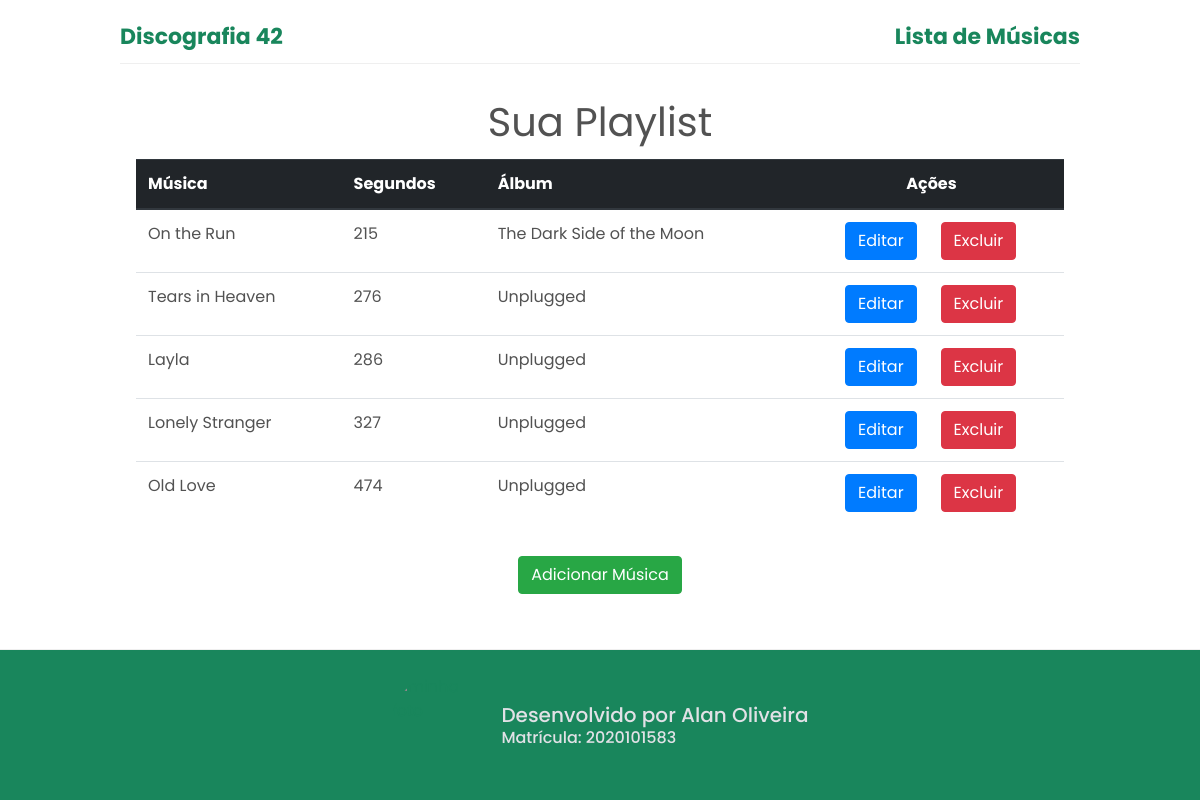
/disco/musica-list/, run on an earlier commit of the app's database.
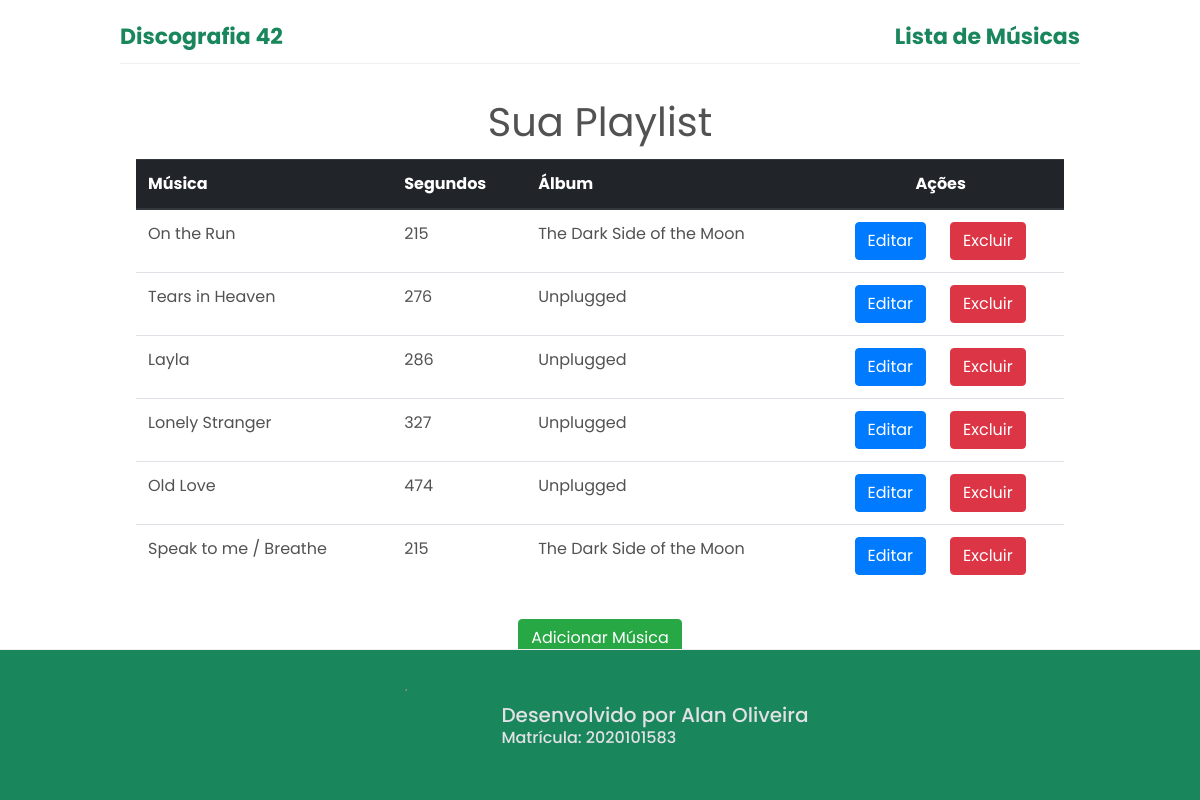
And on a later commit of the database.
### disco/models.py (models this page shows, shortened)
class Musica(models.Model):
    titulo = models.CharField('Nome', max_length=100)
    segundos = models.IntegerField('Segundos', default=0)
    album = models.ForeignKey(Album, on_delete=models.PROTECT, verbose_name='Álbum')
    class Meta:
        verbose_name = 'Música'
        verbose_name_plural = 'Músicas'

class Album(models.Model):
    titulo = models.CharField('Título', max_length=100)
    banda = models.ForeignKey(Banda, on_delete=models.PROTECT, verbose_name='Banda')
    data = models.DateField('Data')
    class Meta:
        verbose_name = 'Álbum'
        verbose_name_plural = 'Álbuns'

### disco/views.py (the view)
# urls.py: path('musica-list/', getAllMusics, name='musicas'),
def getAllMusics(request):
    musicas = Musica.objects.all()
    albuns = Album.objects.all()
    template_name = "music_list.html"
    context = {
        "musicas": musicas,
        "albuns": albuns
    }
    return render(request, template_name, context)

### disco/templates/music_list.html (shortened to what this page needs)
{% extends 'base.html' %}
{% load static %}
{% block style %}
<link rel="stylesheet" href="{% static 'css/disco/music_list.css' %}">
{% endblock %}
{% block content %}
<div class="container modal-body">
    <h1 class="title">Sua Playlist</h1>
    <table class="table">
        <thead class="thead-dark">
            <tr>
                <th scope="col">Música</th>
                <th scope="col">Segundos</th>
                <th scope="col">Álbum</th>
                <th colspan="2" scope="col">Ações</th>
            </tr>
        </thead>
        <tbody>
            {% for music in musicas %}
            <tr>
                <td>{{music.titulo}}</td>
                <td>{{music.segundos}}</td>
                {% for album in albuns %}
                {% if music.album_id == album.id %}
                <td>{{album.titulo}}</td>
                {% endif %}
                {% endfor %}
                <td id="edit-music">
                    <a class="btn btn-primary" href="{% url 'disco:editar-musica' music.pk %}">Editar</a>
                </td>
                <td>
                    <a class="btn btn-danger" href="{% url 'disco:excluir-musica' music.pk %}"
                        onclick="alerta(event)">Excluir</a>
                </td>
            </tr>
            {% endfor %}
        </tbody>
    </table>
    <div id="new-music">
        <a class="btn btn-success" href="{% url 'disco:nova-musica' %}">Adicionar Música</a>
    </div>
</div>
{% endblock %}

### core/templates/base.html (shortened to what this page needs)
<!DOCTYPE html>
{% load static %}
<html lang="pt-br">
<head>
    {% block style %}
    {% endblock %}
    <link rel="stylesheet" href="https://stackpath.bootstrapcdn.com/bootstrap/4.1.3/css/bootstrap.min.css">
    <link rel="stylesheet" href="{% static 'css/style.css' %}">
</head>
<body>
    <header>
        <a class="logo" href="/" rel="noopener">
            Discografia 42
        </a>
        <a class="lista" href="{% url 'disco:musicas' %}">Lista de Músicas</a>
    </header>
    {% block content %}
    {% endblock %}
    <footer>
        <a class="option" href="https://github.com/AlanCJO/Django-Discografia" target="_blank" rel="noopener">
            <img id="my-photo" src="https://media-exp1.licdn.com/dms/image/sync/C4E27AQHX4C0RiJAn4A/articleshare-shrink_800/0/1618110347660?e=1619146800&v=beta&t=8VQcVqUgZPROSfQy6-21xaHbA-gTNKv0xvHzsZ7zN_Q" alt="minha foto">
            <p>
                <span class="option__heading">Desenvolvido por Alan Oliveira</span><span class="sr-only">.</span><br>
                Matrícula: 2020101583
            </p>
        </a>
    </footer>
</body>
</html>

### core/static/css/disco/music_list.css (style rules this page uses)
body > * { font-family: 'Poppins', sans-serif; }
h1.title { text-align: center; padding: 0.8rem }
#new-music { display: flex; justify-content: center; margin-top: 2rem }
th[colspan="2"] { text-align: center; }
#edit-music { text-align: right }

### core/static/css/style.css (style rules this page uses)
html { line-height: 1.15; }
a { color: #19865C; }
header { border-bottom: 1px solid #efefef; }
body { max-width: 960px; color: #525252; font-family: Roboto, sans-serif; margin: 0 auto; }
h1, h2, h3, h4, h5, p, ul { padding: 0; margin: 0; font-weight: 400; }
header { display: grid; grid-template-columns: auto auto; align-items: self-end; justify-content: space-between; gap: 7px; padding-top: 20px; padding-bottom: 10px; }
.logo { font-weight: 700; font-size: 1.375rem; text-decoration: none; }
h1 { font-size: 1.375rem; max-width: 32rem; margin: 5px auto 0; }
footer { display: grid; grid-template-columns: 1fr 1fr 1fr; gap: 5px; padding: 25px 0; position: fixed; box-sizing: border-box; left: 50%; bottom: 0; width: 960px; transform: translateX(-50%); transform-style: preserve-3d; border-top: 1px solid #efefef; }
.option { display: flex; gap: 10px; box-sizing: border-box; text-decoration: none; align-items: center; }
.option p { font-weight: 300; line-height: 1.25; color: #e1e1e6; display: table; font-weight: 500; font-family: 'Poppins', sans-serif; }
.option .option__heading { color: #e1e1e6; font-size: 1.25rem; font-weight: 500; font-family: 'Poppins', sans-serif; }
a.lista { cursor: pointer; text-decoration: none; font-weight: 700; font-size: 1.375rem; text-decoration: none; font-family: 'Poppins', sans-serif; }
a.logo { font-family: 'Poppins', sans-serif; text-decoration: none; }
h1.title { font-size: 2.5rem; font-family: 'Poppins', sans-serif !important; font-family: 700 }
header { align-items: center !important; }
img#my-photo { width: 100px; height: 100px; border-radius: 50% }
footer { background: #19865C; width: 100vw; display: flex; justify-content: center; }

What changed in the data, as far as the page shows it:
added Musica: titulo "Speak to me / Breathe", segundos "215", Album (titulo "The Dark Side of the Moon")
